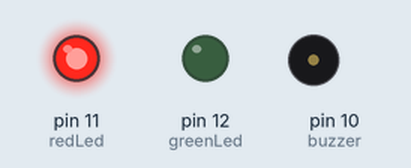
This sketch was run on a simulated Arduino Uno, built with avr-gcc and run on an emulated ATmega328P. On the bench: output pins drawn as LEDs (lit = HIGH), buzzer (waves = sounding).

Above: at 0.6 s.
At 2.1 s:
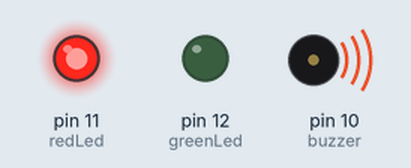
At 3.5 s:
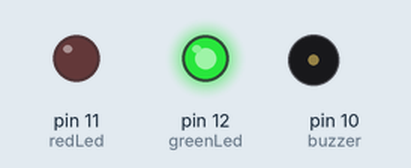
Timing chart, 0 to 4.6 s (numbered marks = the images above):
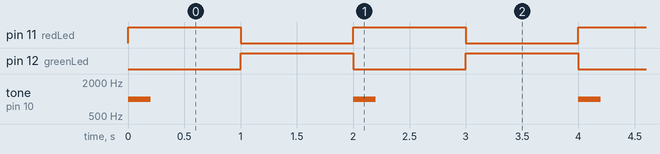

Measured:
- by itself, pin 11 (redLed), pin 12 (greenLed): alternates HIGH for 1.0 s and LOW for 1.0 s
- by itself, tone on pin 10 (buzzer): alternates 1000 Hz for 0.20 s and silent for 1.8 s

The sketch:

led.ino
```cpp
int redLed = 11;
int greenLed = 12;
int buzzer = 10;
void setup() {
pinMode(redLed, OUTPUT);
pinMode(greenLed, OUTPUT);
digitalWrite(redLed, LOW);
}
void loop() {
    digitalWrite(greenLed, LOW);
digitalWrite(redLed, HIGH);

tone(buzzer, 1000, 200);
delay(1000);
digitalWrite(redLed, LOW);
digitalWrite(greenLed, HIGH);
noTone(buzzer);
delay(1000);
}
```
